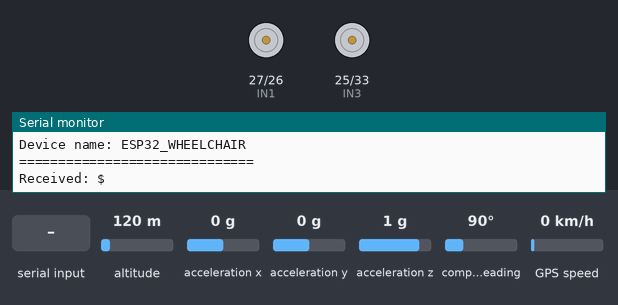
A sketch run on a simulated ESP32. Parts: motor-driver pin pairs drawn as motors (green arrow = first pin HIGH = forward, orange = second pin HIGH = backward, longer = more drive, scaled by the enable pin), the last lines printed to the serial monitor. Wiring (inferred from the names in the program): MPU-6050 motion sensor at I2C address 0x68. The test bench sets the inputs (shaded band); at power-on: acceleration x 0 g, altitude 120 m, acceleration y 0 g, acceleration z 1 g, compass heading 90°, GPS speed 0 km/h. The GPS gets a fix after 3 s at 37.7749, -122.4194 with 8 satellites; nothing arrives over Bluetooth unless stated; the modem accepts every AT command (registered, SIM ready, sends succeed) and sends nothing else.

Above: at 1.2 s.
1.3 s: "F" received over the second serial link
At 2.3 s:
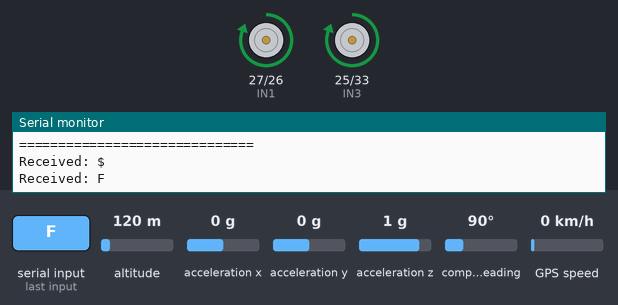
2.8 s: "B" received over the second serial link
At 3.4 s:
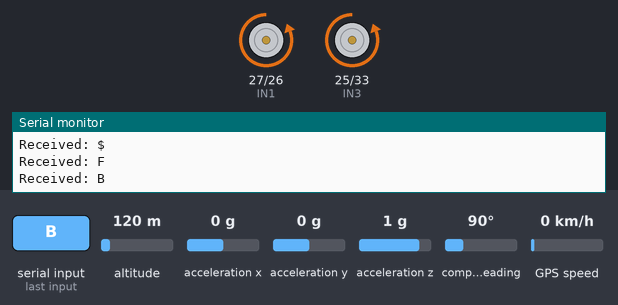
4.3 s: "L" received over the second serial link
At 4.6 s:
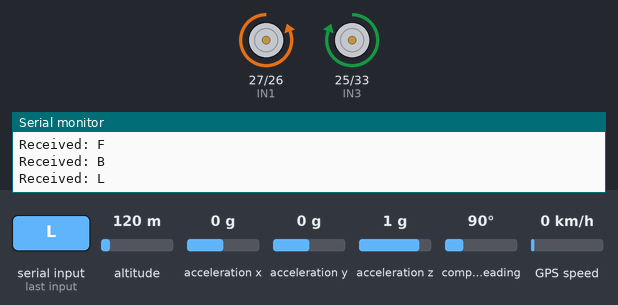
5.8 s: "R" received over the second serial link
At 6.9 s:
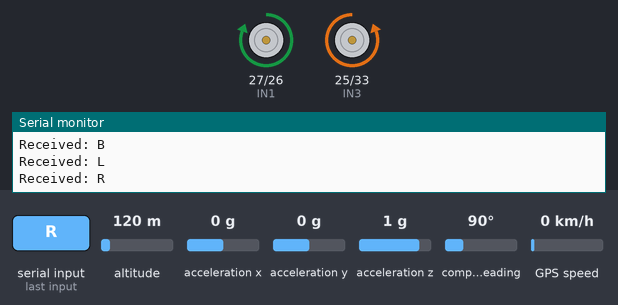
7.3 s: acceleration x set to -0.9 g
10.1 s: acceleration x set to -1.2 g
At 12.9 s:
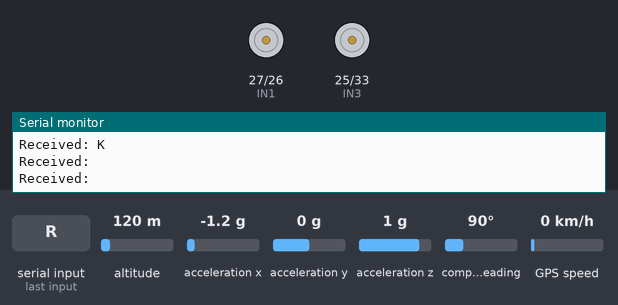
Timing chart, 0 to 14.2 s (numbered marks = the images above; inputs shaded):
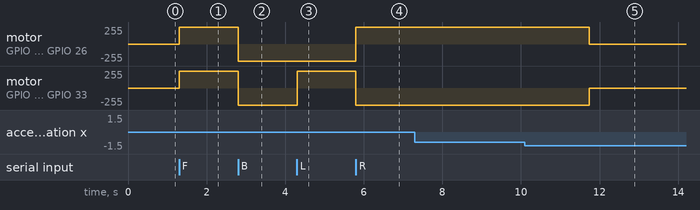

Measured:
- the behaviour switches between -1 and -1.1 g on acceleration x (found by bisection; images 4 and 5)
- after the input at 1.3 s, motor on GPIO 27 (IN1) / GPIO 26 (IN2), motor on GPIO 25 (IN3) / GPIO 33 (IN4): stopped → forward 255/255 at once
- after the input at 2.8 s, motor on GPIO 27 (IN1) / GPIO 26 (IN2), motor on GPIO 25 (IN3) / GPIO 33 (IN4): forward 255/255 → backward 255/255 at once
- after the input at 4.3 s, motor on GPIO 25 (IN3) / GPIO 33 (IN4): backward 255/255 → forward 255/255 at once
- after the input at 5.8 s, motor on GPIO 27 (IN1) / GPIO 26 (IN2): backward 255/255 → forward 255/255 at once; motor on GPIO 25 (IN3) / GPIO 33 (IN4): forward 255/255 → backward 255/255 at once
- after the input at 7.3 s, every drawn part: stays the same
- after the input at 10.1 s, motor on GPIO 27 (IN1) / GPIO 26 (IN2): forward 255/255 → stopped after 1.6 s; motor on GPIO 25 (IN3) / GPIO 33 (IN4): backward 255/255 → stopped after 1.6 s

The sketch:

esp32_wheelchair_bluetooth.ino
```cpp
/*
 * ESP32 Wheelchair Controller — Bluetooth Classic SPP
 * ====================================================
 * Pairs with the "Bluetooth Switch" Android app over Bluetooth Classic
 * (BluetoothSerial / SPP), drives the motors, runs MPU6050-based fall
 * detection, and (once NEO-6M + SIM800L are wired in) sends an SMS with
 * GPS location to a caregiver on a confirmed fall.
 *
 * ================= Phone -> ESP32 protocol (unchanged) =================
 *   F = forward   B = backward   L = left   R = right   S = stop
 *   (single raw byte per command, exactly as before)
 *
 * ================= ESP32 -> Phone protocol (NEW) =================
 *   Sent as plain text lines (newline-terminated) over the same Bluetooth
 *   connection, so the app can show live status when a phone is connected:
 *     ALERT:FALL         - a fall was just confirmed
 *     ALERT:CLEAR        - the wheelchair has returned to a normal, upright
 *                           orientation (lets the app clear its banner)
 *     GPS:<lat>,<lon>     - latest GPS fix (sent periodically + right after a fall)
 *     GPS:NOFIX           - no GPS fix yet (sent periodically until one is acquired)
 *
 * ================= IMPORTANT: two independent alert paths =================
 * Bluetooth Classic only reaches a phone that is within range AND actively
 * connected. The ALERT:FALL / GPS: lines above are for THAT phone only (a
 * companion/caregiver walking alongside, or the user's own phone).
 * The SIM800L SMS below is a SEPARATE path that fires directly from the
 * ESP32 regardless of whether any phone is Bluetooth-connected, so it is
 * the one that actually reaches a caregiver who is not nearby. Keep both.
 *
 * ================= STATUS =================
 * Motor control + fall detection: carried over from the tested Phase 1
 * firmware (tilt-angle algorithm, same thresholds).
 * GPS + SMS: NEWLY ADDED in this file, not yet bench-tested on real
 * NEO-6M / SIM800L hardware. Verify AT command behavior and the NMEA
 * parsing against your actual modules before trusting this in the field --
 * see the TODO comments near SIM800_* and the GPS section below.
 */

#include "BluetoothSerial.h"
#include <Wire.h>
#include <math.h>
#include <HardwareSerial.h>
#include <TinyGPS++.h>     // Library Manager: "TinyGPSPlus" by Mikal Hart (header is literally "TinyGPS++.h")

#if !defined(CONFIG_BT_ENABLED) || !defined(CONFIG_BLUEDROID_ENABLED)
#error Bluetooth is not enabled! Use "Tools > Board" to select an ESP32 board, and enable Bluetooth in menuconfig if needed.
#endif

// ================= BLUETOOTH =================
BluetoothSerial SerialBT;
#define BT_DEVICE_NAME "ESP32_WHEELCHAIR"

// ================= MOTOR PINS =================
// Right Motor
#define ENA 14
#define IN1 27
#define IN2 26
// Left Motor
#define ENB 32
#define IN3 25
#define IN4 33

#define PWM_FREQ 1000
#define PWM_RESOLUTION 8
int motorSpeed = 255;
int turningSpeed = 255;

// ================= MPU6050 =================
#define MPU_ADDR 0x68
#define ACCEL_XOUT_H 0x3B
#define PWR_MGMT_1 0x6B
bool fallAlreadyDetected = false;
unsigned long lastFallCheckMs = 0;
const unsigned long FALL_CHECK_INTERVAL_MS = 200;

// ================= GPS (NEO-6M) on UART1 =================
// TODO: confirm these GPIOs are free on your wiring and match your module.
#define GPS_RX_PIN 16   // ESP32 RX  <- NEO-6M TX
#define GPS_TX_PIN 17   // ESP32 TX  -> NEO-6M RX
HardwareSerial GPSSerial(1);
TinyGPSPlus gps;
unsigned long lastGpsReportMs = 0;
const unsigned long GPS_REPORT_INTERVAL_MS = 10000; // report every 10s while connected

// ================= SIM800L (GSM/SMS) on UART2 =================
// TODO: confirm these GPIOs are free on your wiring, and that the SIM800L
// has its OWN dedicated regulated power supply (NOT powered from the
// ESP32), per the safety note in the project's wiring diagram.
// NOTE: GPIO2 is an ESP32 boot-strapping pin and is deliberately avoided
// here -- using it for UART can interfere with normal boot.
#define SIM800_RX_PIN 4    // ESP32 RX  <- SIM800L TX
#define SIM800_TX_PIN 19   // ESP32 TX  -> SIM800L RX
HardwareSerial SIM800(2);
#define CAREGIVER_PHONE_NUMBER "+917828467906"

// Runs the (slow, blocking-on-its-own-task) SMS dispatch so it never stalls
// motor control or Bluetooth command handling on the main loop.
TaskHandle_t smsTaskHandle = NULL;
struct SmsJob {
  bool hasFix;
  double lat;
  double lon;
};

// ================= MOTOR CONTROL =================
void rotateMotor(int rightSpeed, int leftSpeed) {
  if (rightSpeed > 0)      { digitalWrite(IN1, HIGH); digitalWrite(IN2, LOW); }
  else if (rightSpeed < 0) { digitalWrite(IN1, LOW);  digitalWrite(IN2, HIGH); }
  else                     { digitalWrite(IN1, LOW);  digitalWrite(IN2, LOW); }

  if (leftSpeed > 0)       { digitalWrite(IN3, HIGH); digitalWrite(IN4, LOW); }
  else if (leftSpeed < 0)  { digitalWrite(IN3, LOW);  digitalWrite(IN4, HIGH); }
  else                     { digitalWrite(IN3, LOW);  digitalWrite(IN4, LOW); }

  ledcWrite(ENA, abs(rightSpeed));
  ledcWrite(ENB, abs(leftSpeed));
}

void forward()  { rotateMotor(motorSpeed, motorSpeed); }
void backward() { rotateMotor(-motorSpeed, -motorSpeed); }
void left()     { rotateMotor(-turningSpeed, turningSpeed); }
void right()    { rotateMotor(turningSpeed, -turningSpeed); }
void stopMotor(){ rotateMotor(0, 0); }

// ================= BLUETOOTH COMMAND HANDLING =================
void handleIncomingCommand(char command) {
  Serial.print("Received: ");
  Serial.println(command);

  switch (command) {
    case 'F': forward();  break;
    case 'B': backward(); break;
    case 'L': left();     break;
    case 'R': right();    break;
    case 'S': stopMotor();break;
    default:
      // Unknown byte -- ignore rather than guess, for safety.
      break;
  }
}

// ================= FALL DETECTION (MPU6050) =================
void checkFall() {
  Wire.beginTransmission(MPU_ADDR);
  Wire.write(ACCEL_XOUT_H);
  Wire.endTransmission(false);
  Wire.requestFrom(MPU_ADDR, 6);

  if (Wire.available() != 6) {
    return;
  }

  int16_t rawX = Wire.read() << 8 | Wire.read();
  int16_t rawY = Wire.read() << 8 | Wire.read();
  int16_t rawZ = Wire.read() << 8 | Wire.read();

  float ax = rawX / 16384.0;
  float ay = rawY / 16384.0;
  float az = rawZ / 16384.0;

  float roll  = atan2(ay, az) * 180.0 / PI;
  float pitch = atan2(-ax, sqrt(ay * ay + az * az)) * 180.0 / PI;

  if (abs(roll) > 45 || abs(pitch) > 45) {
    if (!fallAlreadyDetected) {
      fallAlreadyDetected = true;
      onFallConfirmed();
    }
  } else if (abs(roll) < 35 && abs(pitch) < 35) {
    if (fallAlreadyDetected) {
      fallAlreadyDetected = false;
      SerialBT.println("ALERT:CLEAR");
    }
  }
}

void onFallConfirmed() {
  Serial.println("FALL DETECTED");

  // 1) Tell whichever phone is Bluetooth-connected right now.
  SerialBT.println("ALERT:FALL");
  sendGpsLineOverBluetooth();

  // 2) Independently, kick off the SMS to the remote caregiver. This does
  //    NOT depend on a phone being Bluetooth-connected at all.
  SmsJob* job = new SmsJob();
  job->hasFix = gps.location.isValid();
  job->lat = job->hasFix ? gps.location.lat() : 0.0;
  job->lon = job->hasFix ? gps.location.lng() : 0.0;

  xTaskCreatePinnedToCore(
      smsTask, "smsTask", 4096, job, 1, &smsTaskHandle, 1);
}

// ================= GPS (NEO-6M) =================
void pollGps() {
  while (GPSSerial.available() > 0) {
    gps.encode(GPSSerial.read());
  }
}

void sendGpsLineOverBluetooth() {
  if (gps.location.isValid()) {
    SerialBT.print("GPS:");
    SerialBT.print(gps.location.lat(), 6);
    SerialBT.print(",");
    SerialBT.println(gps.location.lng(), 6);
  } else {
    SerialBT.println("GPS:NOFIX");
  }
}

// ================= SIM800L (SMS) =================
// Runs on its own FreeRTOS task so a slow (multi-second) AT+CMGS exchange
// never blocks motor control or Bluetooth command handling on core 1's
// main loop.
void smsTask(void* param) {
  SmsJob* job = (SmsJob*) param;

  // TODO: bench-test this AT command sequence against your actual SIM800L
  // before relying on it -- timing and exact responses vary by firmware
  // revision. This is the standard sequence, not yet hardware-verified.
  SIM800.println("AT");
  delay(500);
  SIM800.println("AT+CMGF=1"); // text mode
  delay(500);
  SIM800.print("AT+CMGS=\"");
  SIM800.print(CAREGIVER_PHONE_NUMBER);
  SIM800.println("\"");
  delay(500);

  SIM800.print("Wheelchair fall detected. ");
  if (job->hasFix) {
    SIM800.print("Location: https://maps.google.com/?q=");
    SIM800.print(job->lat, 6);
    SIM800.print(",");
    SIM800.println(job->lon, 6);
  } else {
    SIM800.println("GPS location not yet available.");
  }

  SIM800.write(26); // Ctrl+Z sends the message
  delay(5000);       // give the module time to transmit

  Serial.println("SMS dispatch attempted.");
  delete job;
  smsTaskHandle = NULL;
  vTaskDelete(NULL);
}

// ================= SETUP =================
void setup() {
  Serial.begin(115200);

  // Motor pins
  pinMode(ENA, OUTPUT); pinMode(IN1, OUTPUT); pinMode(IN2, OUTPUT);
  pinMode(ENB, OUTPUT); pinMode(IN3, OUTPUT); pinMode(IN4, OUTPUT);
  ledcAttach(ENA, PWM_FREQ, PWM_RESOLUTION);
  ledcAttach(ENB, PWM_FREQ, PWM_RESOLUTION);
  stopMotor();

  // MPU6050
  Wire.begin(21, 22);
  Wire.beginTransmission(MPU_ADDR);
  Wire.write(PWR_MGMT_1);
  Wire.write(0x00);
  Wire.endTransmission();

  // GPS
  GPSSerial.begin(9600, SERIAL_8N1, GPS_RX_PIN, GPS_TX_PIN);

  // SIM800L
  SIM800.begin(9600, SERIAL_8N1, SIM800_RX_PIN, SIM800_TX_PIN);

  // Bluetooth Classic SPP
  SerialBT.begin(BT_DEVICE_NAME);
  Serial.println();
  Serial.println("==============================");
  Serial.println("WHEELCHAIR BLUETOOTH STARTED");
  Serial.print("Device name: ");
  Serial.println(BT_DEVICE_NAME);
  Serial.println("==============================");
}

// ================= LOOP =================
void loop() {
  // Bluetooth commands: non-blocking, checked every iteration.
  if (SerialBT.available()) {
    char command = (char) SerialBT.read();
    handleIncomingCommand(command);
  }

  // GPS: feed any pending NMEA bytes into the parser, non-blocking.
  pollGps();

  // Fall detection: timed with millis(), never delay().
  unsigned long now = millis();
  if (now - lastFallCheckMs >= FALL_CHECK_INTERVAL_MS) {
    lastFallCheckMs = now;
    checkFall();
  }

  // Periodic GPS status report to whichever phone is connected.
  if (SerialBT.hasClient() && now - lastGpsReportMs >= GPS_REPORT_INTERVAL_MS) {
    lastGpsReportMs = now;
    sendGpsLineOverBluetooth();
  }
}
```
